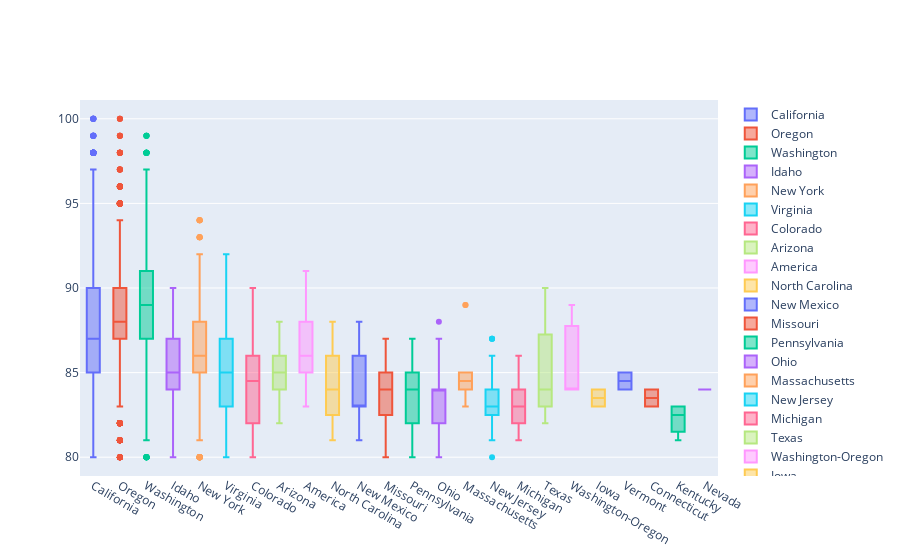

Notebook cell for this chart:
### Code cell
data = []

for region in us_regions:
    data.append(
        go.Box(y=df[df.province==region].points,
              name=region)
    )

#data
iplot(data, show_link = False)

### Figure 1 — Plotly figure (JSON) as saved in the notebook; plotly's stock layout.template omitted (floating-point values rounded to 4 significant figures; data arrays with more than 128 entries replaced by an {"elided": "..."} marker saying what was removed)
{"data": [{"name": "California", "type": "box", "y": {"elided": "44508 int values"}}, {"name": "Oregon", "type": "box", "y": {"elided": "4589 int values"}}, {"name": "Washington", "type": "box", "y": {"elided": "9750 int values"}}, {"name": "Idaho", "type": "box", "y": {"elided": "136 int values"}}, {"name": "New York", "type": "box", "y": {"elided": "2428 int values"}}, {"name": "Virginia", "type": "box", "y": {"elided": "515 int values"}}, {"name": "Colorado", "type": "box", "y": [88, 87, 87, 87, 87, 86, 85, 85, 83, 86, 85, 84, 86, 86, 90, 82, 83, 86, 82, 83, 82, 83, 82, 86, 80, 83, 83, 82, 82, 80]}, {"name": "Arizona", "type": "box", "y": [88, 87, 87, 86, 86, 86, 86, 86, 86, 85, 85, 85, 85, 85, 84, 84, 84, 84, 84, 84, 83, 82, 83, 84, 84, 88, 87, 84, 84, 83, 84, 87, 82, 83, 87, 87, 85, 85, 82]}, {"name": "America", "type": "box", "y": [87, 86, 86, 88, 90, 90, 91, 88, 88, 85, 85, 85, 84, 88, 90, 88, 87, 85, 86, 87, 86, 84, 83, 83, 85, 85, 85]}, {"name": "North Carolina", "type": "box", "y": [86, 86, 85, 82, 81, 81, 86, 86, 84, 84, 84, 83, 83, 83, 82, 81, 84, 88, 86, 84]}, {"name": "New Mexico", "type": "box", "y": [83, 83, 88, 86, 86, 86, 83, 84, 86, 85, 85, 83, 83, 86, 86, 83, 86, 83, 83, 81, 87, 86, 82, 86, 83, 83, 81, 81, 82, 81, 86, 86, 86, 88, 83, 86, 86, 85, 85, 84, 83, 83, 83, 86, 86, 84, 83, 83, 86, 81, 81, 86, 84, 84, 83, 83, 81, 86, 83, 83, 83, 88, 82, 87, 86, 84, 83, 83, 81, 86, 88, 85, 84, 83, 83, 82, 86, 82, 82, 86, 86, 86, 83, 83, 83, 81, 81, 84, 84, 83, 83, 81, 82, 82, 81]}, {"name": "Missouri", "type": "box", "y": [82, 82, 82, 81, 83, 85, 82, 87, 87, 87, 86, 84, 84, 83, 83, 81, 86, 86, 85, 85, 85, 85, 85, 84, 83, 83, 83, 83, 82, 82, 81, 87, 87, 87, 87, 83, 86, 86, 81, 86, 85, 85, 84, 84, 84, 83, 84, 83, 84, 86, 84, 84, 82, 82, 80, 80, 83, 81, 84, 83]}, {"name": "Pennsylvania", "type": "box", "y": [82, 82, 84, 86, 85, 82, 86, 85, 80, 87, 86, 85, 80, 85, 84, 84, 86, 85, 82, 84, 82, 86, 85, 82, 83, 82, 82, 82, 82, 86, 85, 85, 86, 81, 80, 85, 86, 85, 80, 83, 82, 82, 82, 82, 80, 80, 86, 85, 82, 86]}, {"name": "Ohio", "type": "box", "y": [87, 83, 84, 85, 84, 84, 83, 82, 82, 86, 83, 84, 85, 84, 87, 84, 83, 82, 82, 84, 84, 80, 85, 84, 81, 87, 88, 84, 84, 84, 83, 80, 82, 82]}, {"name": "Massachusetts", "type": "box", "y": [85, 84, 85, 84, 83, 85, 84, 83, 89, 89]}, {"name": "New Jersey", "type": "box", "y": [83, 80, 87, 84, 83, 82, 83, 87, 84, 87, 84, 83, 83, 83, 81, 85, 83, 84, 83, 83, 81, 81, 82, 86]}, {"name": "Michigan", "type": "box", "y": [85, 84, 84, 83, 84, 83, 81, 84, 83, 83, 86, 84, 84, 83, 83, 81, 82, 84, 83, 82, 82, 84, 82, 83, 82]}, {"name": "Texas", "type": "box", "y": [83, 84, 84, 90, 90, 90, 88, 88, 86, 84, 83, 83, 82, 86, 85, 82, 85, 84, 84, 84, 82, 87, 83, 84, 87, 85, 85, 84, 83, 82, 83, 83, 83, 82, 90, 90, 90, 88, 88, 86, 84]}, {"name": "Washington-Oregon", "type": "box", "y": [84, 89, 84]}, {"name": "Iowa", "type": "box", "y": [84, 83, 84, 83]}, {"name": "Vermont", "type": "box", "y": [85, 84]}, {"name": "Connecticut", "type": "box", "y": [83, 84]}, {"name": "Kentucky", "type": "box", "y": [83, 83, 82, 81]}, {"name": "Nevada", "type": "box", "y": [84]}], "layout": {}}
